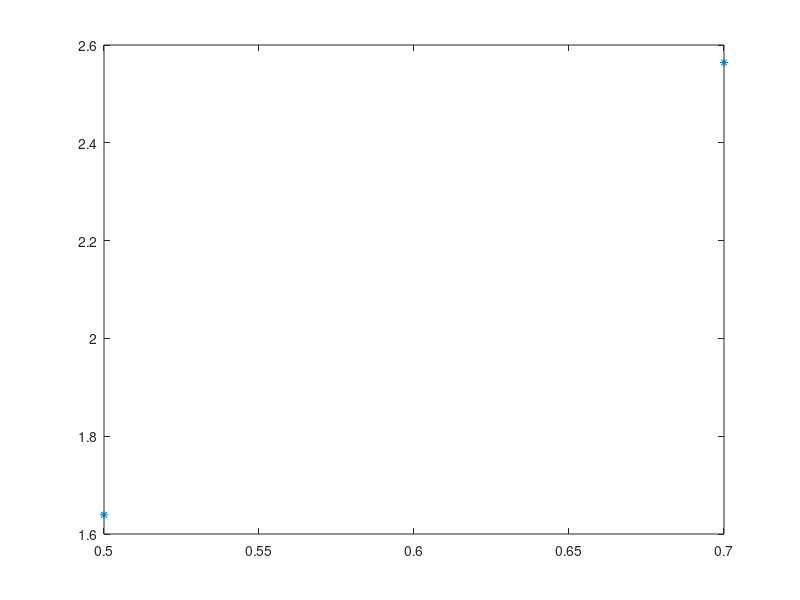

Source code (MATLAB): (Note: this script raises an error after producing the figure.)
%Zależność szybkości ubywania substratu A od stopnia przereagowania w
%reakcji typu A-> P zachodzącej w warunkach adiabatycznych
clear; clc; close;

%narysować wykres Levenspiela
X = [ 0.50, 0.70];
ra = [ 61, 39];
Fa = 100;
Fa_ra = Fa./ra;
plot(X, Fa_ra,'*');

%wyznaczyć objętość reaktora CSTR oraz FPR dla stopnia przereagowania
%wynoszącego 0,75
%CSTR
alfa = 0.75;
ra_75 = ra(5);
V = Fa * (1/ra_75) * alfa;
%PFR


%zaproponować i zoptymalizać układ maksymalnie trzech reaktorów połączonych
%szeregowo, na końcu którego stopień przereagowania będzie wynosił 0,75.
%Wybór uzasadnić. 
